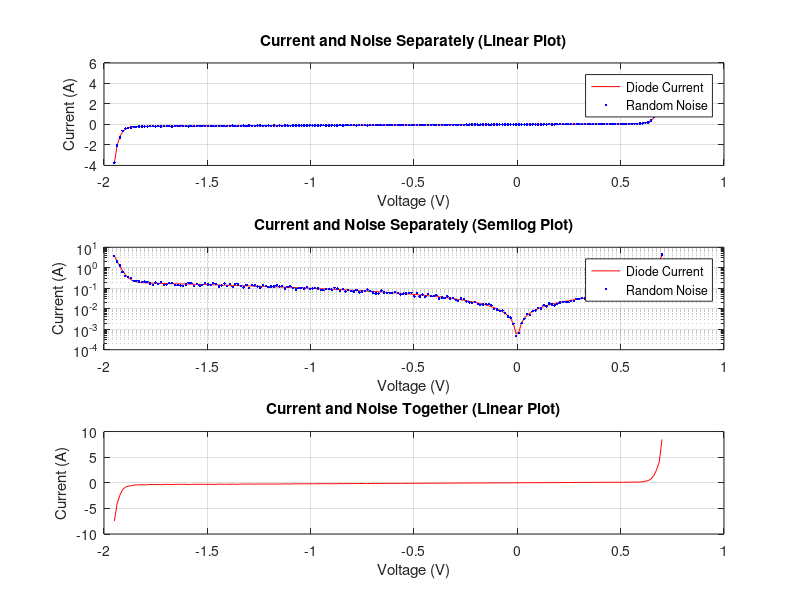
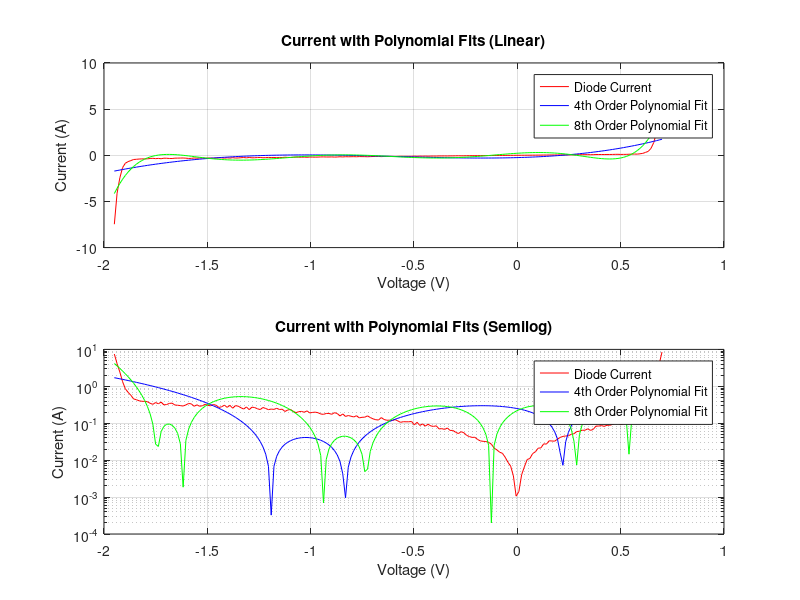

MATLAB code for these plots, in order: (Note: this script raises an error after producing the figures.)
close all;
clear;
clc;

Is = 0.01e-12; %pA
Ib = 0.1e-12; %pA
Vb = 1.3; %V
Gp = 0.1; %Ohm^-1

Diode_model = @(V) (Is.*(exp((1.2/0.025).*V) - 1)) + (Gp.*V) - (Ib.*(exp((-1.2/0.025).*(V + Vb)) - 1));

% --------- Generate some data  --------- %
voltage = linspace(-1.95, 0.7, 200);
I_noise = zeros(1, length(voltage));

I = Diode_model(voltage);

for i = 1:length(I_noise)
   
    I_noise(i) = I(i)*0.8 + (0.4)*I(i)*rand(1);
    
end

I_with_noise = I + I_noise;

figure;

subplot(3, 1, 1);
plot(voltage, I, 'r');
hold on;
plot(voltage, I_noise, 'b.');
hold off;
grid on;
title('Current and Noise Separately (Linear Plot)');
xlabel('Voltage (V)');
ylabel('Current (A)');
legend('Diode Current', 'Random Noise');

subplot(3, 1, 2);
semilogy(voltage, abs(I), 'r');
hold on;
semilogy(voltage, abs(I_noise), 'b.');
grid on;
title('Current and Noise Separately (Semilog Plot)');
xlabel('Voltage (V)');
ylabel('Current (A)');
legend('Diode Current', 'Random Noise');

subplot(3, 1, 3);
plot(voltage, (I_with_noise), 'r');
grid on;
title('Current and Noise Together (Linear Plot)');
xlabel('Voltage (V)');
ylabel('Current (A)');

% --------- Polynomial Fitting  --------- %

polyfit4 = polyfit(voltage, I_with_noise, 4);
polyfit8 = polyfit(voltage, I_with_noise, 8);

figure;

subplot(2, 1, 1);
plot(voltage, I_with_noise, 'r');
hold on;
plot(voltage, polyval(polyfit4, voltage), 'b');
hold on;
plot(voltage, polyval(polyfit8, voltage), 'g');
hold off;
grid on;
title('Current with Polynomial Fits (Linear)');
xlabel('Voltage (V)');
ylabel('Current (A)');
legend('Diode Current', '4th Order Polynomial Fit', '8th Order Polynomial Fit');

subplot(2, 1, 2);
semilogy(voltage, abs(I_with_noise), 'r');
hold on;
semilogy(voltage, abs(polyval(polyfit4, voltage)), 'b');
hold on;
semilogy(voltage, abs(polyval(polyfit8, voltage)), 'g');
hold off;
grid on;
title('Current with Polynomial Fits (Semilog)');
xlabel('Voltage (V)');
ylabel('Current (A)');
legend('Diode Current', '4th Order Polynomial Fit', '8th Order Polynomial Fit');

% --------- Nonlinear Fitting  --------- %

modelFunc1 = fittype('A.*(exp(1.2*x/0.025)-1) + B.*x - C*(exp(1.2*(-(x+D))/0.025)-1)');
fitParams1 = fit(transpose(voltage), transpose(I_with_noise), modelFunc1);
currentFit1 = fitParams1(voltage);

figure;

subplot(3, 2, 1);
plot(voltage, I_with_noise, 'r');
hold on;
plot(voltage, currentFit1, 'b');
hold off;
grid on;
title('Current with Nonlinear Fit (B and D explicitely set - Linear plot)');
xlabel('Voltage (V)');
ylabel('Current (A)');
legend('Diode Current', 'Nonlinear Fit');

subplot(3, 2, 2);
semilogy(voltage, abs(I_with_noise), 'r');
hold on;
semilogy(voltage, abs(currentFit1), 'b');
hold off;
grid on;
title('Current with Nonlinear Fit (B and D explicitely set - Semilog plot)');
xlabel('Voltage (V)');
ylabel('Current (A)');
legend('Diode Current', 'Nonlinear Fit');

modelFunc2 = fittype('A.*(exp(1.2*x/25e-3)-1) + B.*x - C*(exp(1.2*(-(x+1.3))/25e-3)-1)');
fitParams2 = fit(transpose(voltage), transpose(I_with_noise), modelFunc2);
currentFit2 = fitParams2(voltage);

subplot(3, 2, 3);
plot(voltage, I_with_noise, 'r');
hold on;
plot(voltage, currentFit2, 'b');
hold off;
grid on;
title('Current with Nonlinear Fit (D explicitely set - Linear plot)');
xlabel('Voltage (V)');
ylabel('Current (A)');
legend('Diode Current', 'Nonlinear Fit');

subplot(3, 2, 4);
semilogy(voltage, abs(I_with_noise), 'r');
hold on;
semilogy(voltage, abs(currentFit2), 'b');
hold off;
grid on;
title('Current with Nonlinear Fit (D explicitely set - Semilog plot)');
xlabel('Voltage (V)');
ylabel('Current (A)');
legend('Diode Current', 'Nonlinear Fit');

modelFunc3 = fittype('A.*(exp(1.2*x/25e-3)-1) + B.*x - C*(exp(1.2*(-(x+D))/25e-3)-1)');
fitParams3 = fit(transpose(voltage), transpose(I_with_noise), modelFunc3);
currentFit3 = fitParams3(voltage);

subplot(3, 2, 5);
plot(voltage, I_with_noise, 'r');
hold on;
plot(voltage, currentFit3, 'b');
hold off;
grid on;
title('Current with Nonlinear Fit (Linear plot)');
xlabel('Voltage (V)');
ylabel('Current (A)');
legend('Diode Current', 'Nonlinear Fit');

subplot(3, 2, 6);
semilogy(voltage, abs(I_with_noise), 'r');
hold on;
semilogy(voltage, abs(currentFit3), 'b');
hold off;
grid on;
title('Current with Nonlinear Fit (Semilog plot)');
xlabel('Voltage (V)');
ylabel('Current (A)');
legend('Diode Current', 'Nonlinear Fit');

% --------- Neural Net Fitting --------- %

inputs = voltage;
targets = I_with_noise;
hiddenLayerSize = 10;
net = fitnet(hiddenLayerSize);
net.divideParam.trainRatio = 70/100;
net.divideParam.valRatio = 15/100;
net.divideParam.testRatio = 15/100;
[net,tr] = train(net,inputs,targets);
outputs = net(inputs);
errors = gsubtract(outputs,targets);
performance = perform(net,targets,outputs);
view(net)
Inn = outputs;

figure;

subplot(2, 1, 1);
plot(voltage, I_with_noise, 'r');
hold on;
plot(voltage, Inn, 'b');
grid on;
title('Current with Neural Net Fit (Linear plot)');
xlabel('Voltage (V)');
ylabel('Current (A)');
legend('Diode Current', 'Neural Net Fit');

subplot(2, 1, 2);
semilogy(voltage, abs(I_with_noise), 'r');
hold on;
semilogy(voltage, abs(Inn), 'b');
grid on;
title('Current with Neural Net Fit (Semilog plot)');
xlabel('Voltage (V)');
ylabel('Current (A)');
legend('Diode Current', 'Neural Net Fit');